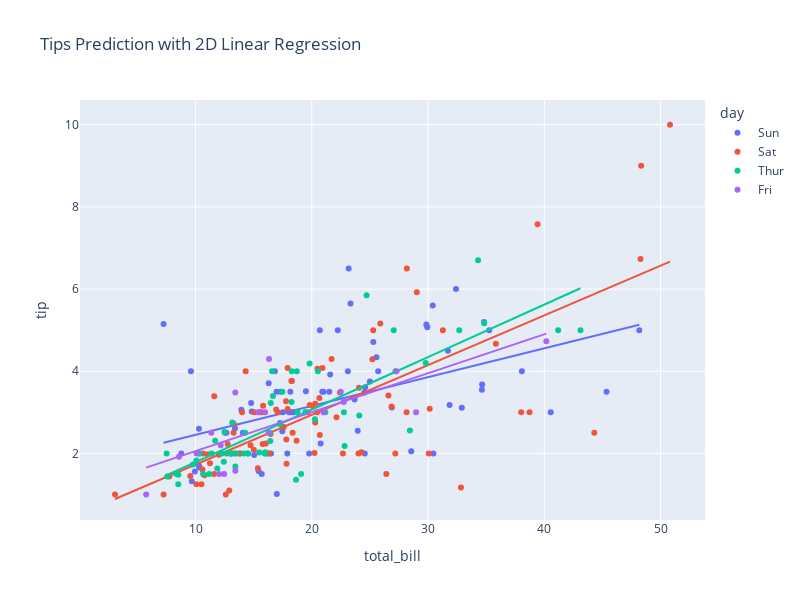

The cell this chart's notebook holds for it:
### Code cell
px.scatter(data, x="total_bill", y="tip", color="day", title="Tips Prediction with 2D Linear Regression", width=800, height=600, trendline="ols")
